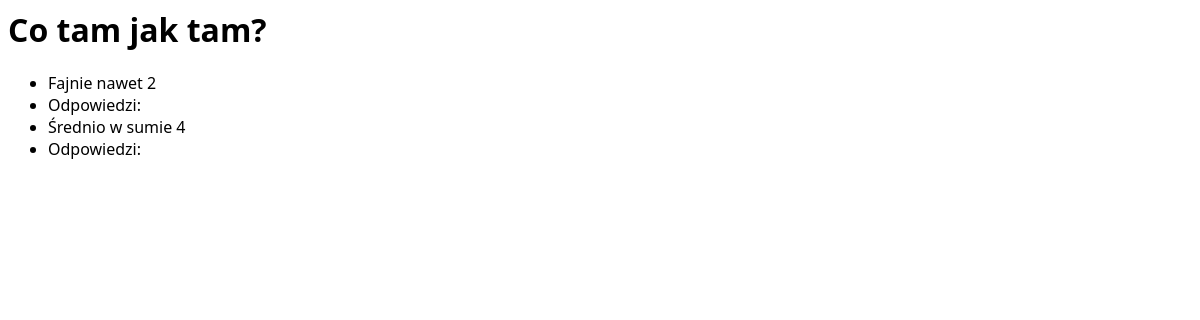
Page /polls/3/ on the earlier database version.
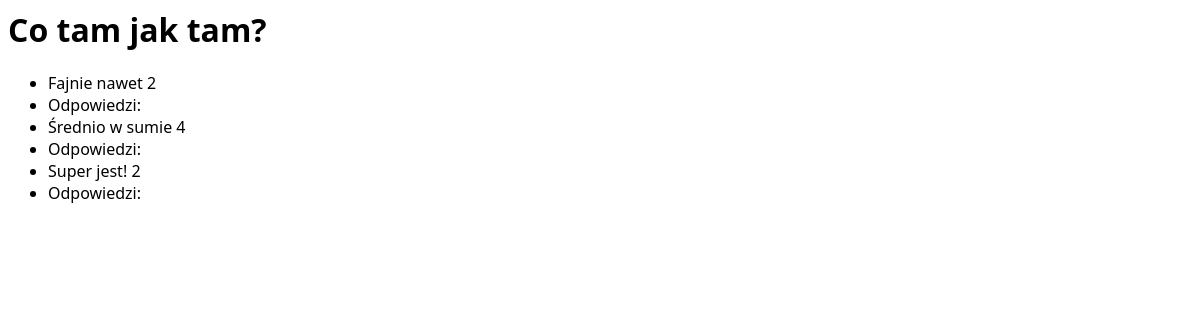
Same page on the later database version.
### polls/models.py (models this page shows, shortened)
class Choice(models.Model):
    question = models.ForeignKey(Question, on_delete=models.CASCADE)
    choice_text = models.CharField(max_length=200)
    votes = models.IntegerField(default=0)
    pub_date = models.DateTimeField('date published')

### polls/views.py (the view)
# urls.py: path('<int:question_id>/', views.question_detail, name='question_detail'),
def question_detail(request, question_id):
   question = get_object_or_404(Question, pk=question_id)
   return render(request, 'polls/question_detail.html', {'question': question})

### templates/polls/question_detail.html (shortened to what this page needs)
<head>
    {% load static %}
    <link rel="stylesheet" href="{% static 'css/styles.css' %}" />
  </head>
<h1>{{ question.question_text }}</h1>
<ul>
{% for choice in question.choice_set.all %}
    <li>{{ choice.choice_text }} {{ choice.votes }} </li>
    <li>Odpowiedzi:</li>
{% endfor %}
</ul>

Differences in the rows shown:
added Choice: choice_text "Super jest!", votes "2"
